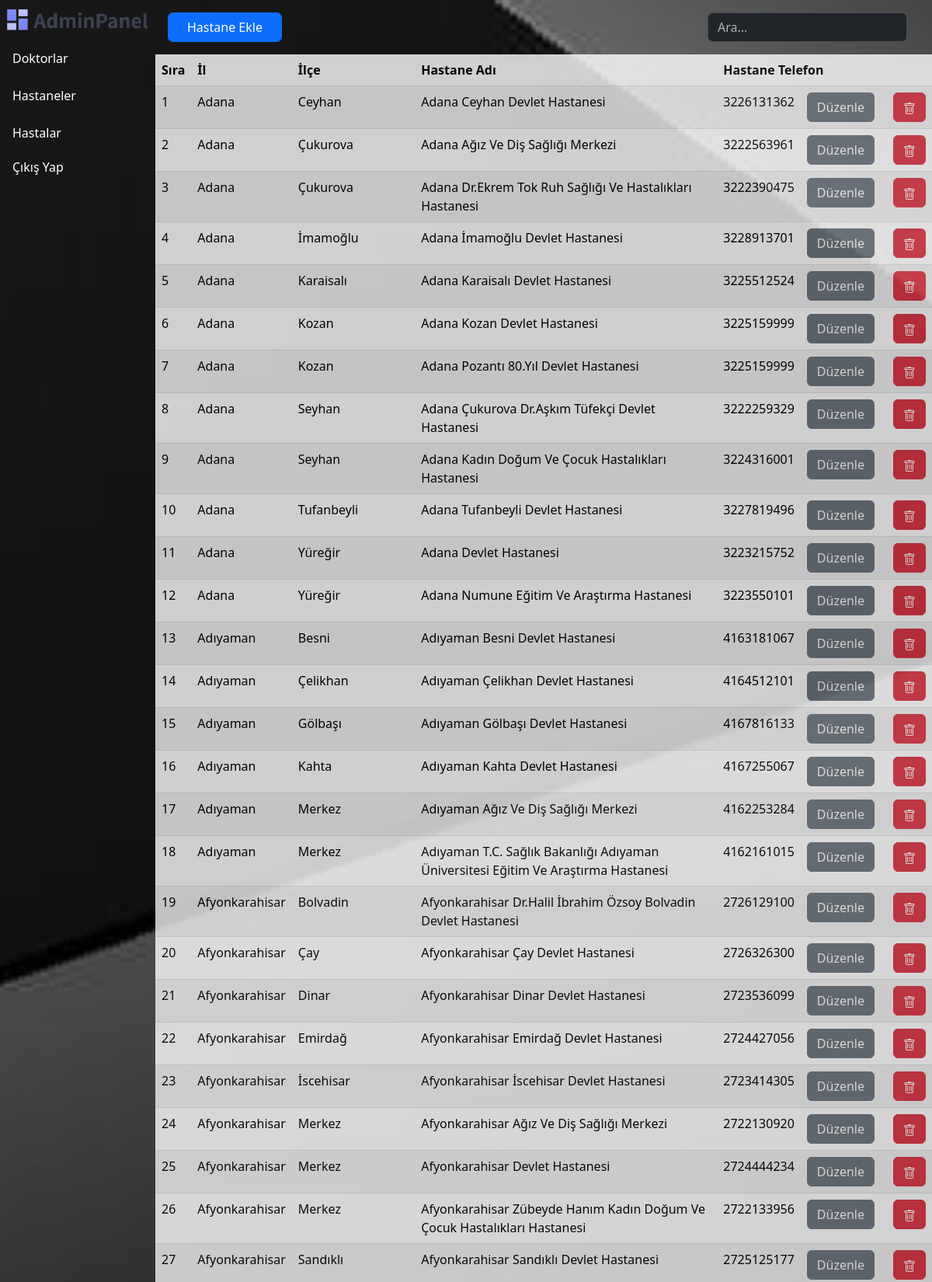
Screenshot of /Admin_Panel/hastane.php (signed in, upper part) with the database file from the repository.
### tables this page shows
CREATE TABLE `hastane` (
  `hastane_id` int(11) NOT NULL,
  `il_adi` text NOT NULL,
  `ilce_adi` text NOT NULL,
  `hastane_adi` text NOT NULL,
  `telefon` text NOT NULL
);

### Admin_Panel/hastane.php (the view, shortened to what this page needs)
<?php
include('function.php');
$pagerowcount = 500;
$selected_page = isset($_GET['page']) ? $_GET['page'] : 1;
$sql_command = "SELECT * FROM hastane ORDER BY il_adi, ilce_adi, hastane_adi";
$sql_command = $sql_command . " LIMIT " . (($selected_page - 1) * $pagerowcount) . ", $pagerowcount";
$hastane_query = $db->prepare($sql_command);
$hastane_query->execute();
?>
<header class="p-3 text-light" data-bs-theme="dark">
    <div class="d-flex flex-wrap align-items-center justify-content-center justify-content-lg-start">
        <form class="d-flex justify-content-between w-100" role="search" method="post">
            <ul class="nav col-12 col-lg-auto me-auto mb-2 justify-content-center mb-md-0">
                <a href="hastane_ekle.php" class="form-control btn btn-primary px-4">Hastane Ekle</a>
            </ul>
            <div class="col-12 col-lg-auto mb-3 mb-lg-0 me-lg-3" role="search">
                <input class="form-control form-control-dark " name="hastane_search_txt" value="<?php echo isset($search) ? $search : ""; ?>" type="search" placeholder="Ara..." aria-label="Search">
            </div>
        </form>
    </div>
</header>
<table class="table table-striped table-hover p-0 m-0 opacity0_5">
    <thead>
        <tr>
            <th>Sıra</th>
            <th>İl</th>
            <th>İlçe</th>
            <th>Hastane Adı</th>
            <th colspan="3">Hastane Telefon</th>
        </tr>
    </thead>
    <?php
    $sira = ($selected_page - 1) * $pagerowcount + 1;
    while ($vericek = $hastane_query->fetch(PDO::FETCH_ASSOC)) { ?>
        <tr>
            <td><?php echo $sira; ?></td>
            <td><?php echo $vericek['il_adi'] ?></td>
            <td><?php echo $vericek['ilce_adi'] ?></td>
            <td><?php echo $vericek['hastane_adi'] ?></td>
            <td><?php echo $vericek['telefon'] ?></td>
            <td>
                <a href="<?php echo 'hastane_duzenle.php?hastane_id=' . $vericek['hastane_id'];  ?>" class="btn btn-secondary me-2">Düzenle</button>
            </td>
            <td>
                <button type="button" class="btn btn-danger" onclick="showConfirmationModal(event, <?php echo $vericek['hastane_id']; ?>)">
                </button>
            </td>
        </tr>
    <?php $sira++;
    } ?>
</table>

### Admin_Panel/style.css (style rules this page uses)
.bgimage { background-image: url(./images/bg_images.jpg); }
body { background-image: url(./images/bg_images.jpg); background-repeat: no-repeat; background-position: center center; background-attachment: fixed; background-size: cover; }
.opacity0_5 { opacity: .8; }

### rows the page displays
hastane: il_adi "Adana", ilce_adi "Ceyhan", hastane_adi "Adana Ceyhan Devlet Hastanesi", telefon "3226131362"
hastane: il_adi "Adana", ilce_adi "Çukurova", hastane_adi "Adana Ağız Ve Diş Sağlığı Merkezi", telefon "3222563961"
hastane: il_adi "Adana", ilce_adi "Çukurova", hastane_adi "Adana Dr.Ekrem Tok Ruh Sağlığı Ve Hastalıkları Hastanesi", telefon "3222390475"
hastane: il_adi "Adana", ilce_adi "İmamoğlu", hastane_adi "Adana İmamoğlu Devlet Hastanesi", telefon "3228913701"
hastane: il_adi "Adana", ilce_adi "Karaisalı", hastane_adi "Adana Karaisalı Devlet Hastanesi", telefon "3225512524"
hastane: il_adi "Adana", ilce_adi "Kozan", hastane_adi "Adana Kozan Devlet Hastanesi", telefon "3225159999"
hastane: il_adi "Adana", ilce_adi "Kozan", hastane_adi "Adana Pozantı 80.Yıl Devlet Hastanesi", telefon "3225159999"
hastane: il_adi "Adana", ilce_adi "Seyhan", hastane_adi "Adana Çukurova Dr.Aşkım Tüfekçi Devlet Hastanesi", telefon "3222259329"
hastane: il_adi "Adana", ilce_adi "Seyhan", hastane_adi "Adana Kadın Doğum Ve Çocuk Hastalıkları Hastanesi", telefon "3224316001"
hastane: il_adi "Adana", ilce_adi "Tufanbeyli", hastane_adi "Adana Tufanbeyli Devlet Hastanesi", telefon "3227819496"
hastane: il_adi "Adana", ilce_adi "Yüreğir", hastane_adi "Adana Devlet Hastanesi", telefon "3223215752"
hastane: il_adi "Adana", ilce_adi "Yüreğir", hastane_adi "Adana Numune Eğitim Ve Araştırma Hastanesi", telefon "3223550101"
hastane: il_adi "Adıyaman", ilce_adi "Besni", hastane_adi "Adıyaman Besni Devlet Hastanesi", telefon "4163181067"
hastane: il_adi "Adıyaman", ilce_adi "Çelikhan", hastane_adi "Adıyaman Çelikhan Devlet Hastanesi", telefon "4164512101"
hastane: il_adi "Adıyaman", ilce_adi "Gölbaşı", hastane_adi "Adıyaman Gölbaşı Devlet Hastanesi", telefon "4167816133"
hastane: il_adi "Adıyaman", ilce_adi "Kahta", hastane_adi "Adıyaman Kahta Devlet Hastanesi", telefon "4167255067"
hastane: il_adi "Adıyaman", ilce_adi "Merkez", hastane_adi "Adıyaman Ağız Ve Diş Sağlığı Merkezi", telefon "4162253284"
hastane: il_adi "Adıyaman", ilce_adi "Merkez", hastane_adi "Adıyaman T.C. Sağlık Bakanlığı Adıyaman Üniversitesi Eğitim Ve Araştırma Hastanesi", telefon "4162161015"
hastane: il_adi "Afyonkarahisar", ilce_adi "Bolvadin", hastane_adi "Afyonkarahisar Dr.Halil İbrahim Özsoy Bolvadin Devlet Hastanesi", telefon "2726129100"
hastane: il_adi "Afyonkarahisar", ilce_adi "Çay", hastane_adi "Afyonkarahisar Çay Devlet Hastanesi", telefon "2726326300"
hastane: il_adi "Afyonkarahisar", ilce_adi "Dinar", hastane_adi "Afyonkarahisar Dinar Devlet Hastanesi", telefon "2723536099"
hastane: il_adi "Afyonkarahisar", ilce_adi "Emirdağ", hastane_adi "Afyonkarahisar Emirdağ Devlet Hastanesi", telefon "2724427056"
hastane: il_adi "Afyonkarahisar", ilce_adi "İscehisar", hastane_adi "Afyonkarahisar İscehisar Devlet Hastanesi", telefon "2723414305"
hastane: il_adi "Afyonkarahisar", ilce_adi "Merkez", hastane_adi "Afyonkarahisar Ağız Ve Diş Sağlığı Merkezi", telefon "2722130920"
hastane: il_adi "Afyonkarahisar", ilce_adi "Merkez", hastane_adi "Afyonkarahisar Devlet Hastanesi", telefon "2724444234"
hastane: il_adi "Afyonkarahisar", ilce_adi "Merkez", hastane_adi "Afyonkarahisar Zübeyde Hanım Kadın Doğum Ve Çocuk Hastalıkları Hastanesi", telefon "2722133956"
hastane: il_adi "Afyonkarahisar", ilce_adi "Sandıklı", hastane_adi "Afyonkarahisar Sandıklı Devlet Hastanesi", telefon "2725125177"
